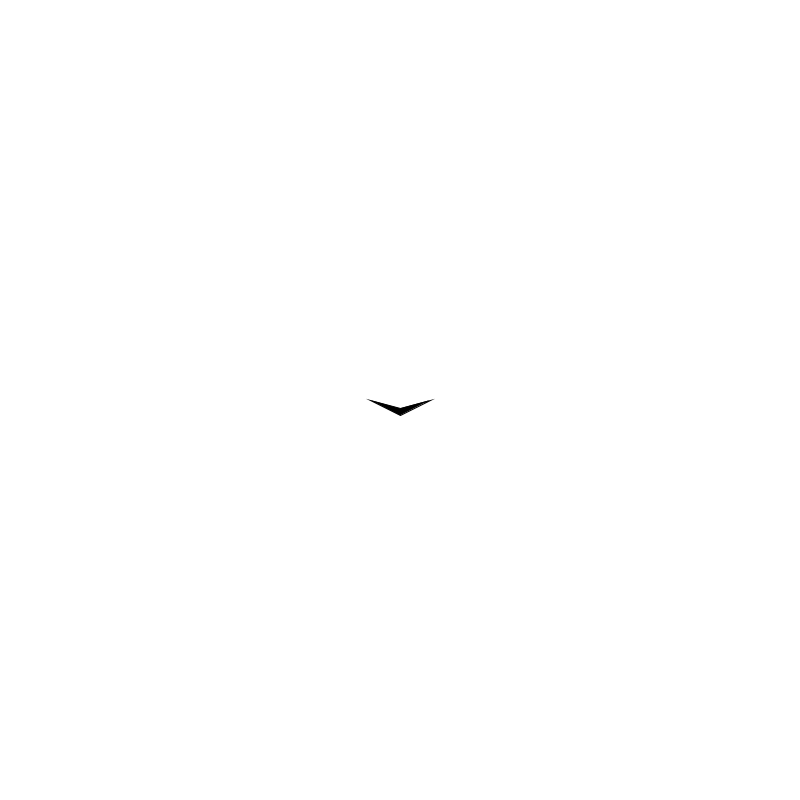
Frame 1 (no input)
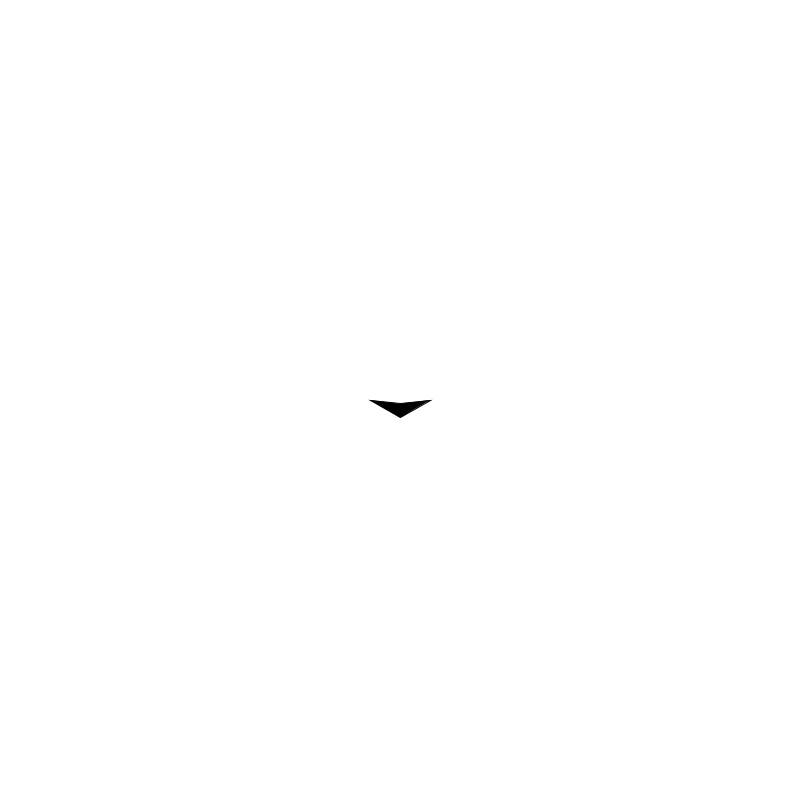
Frame 60 (the mouse pressed at the canvas centre just before this capture)
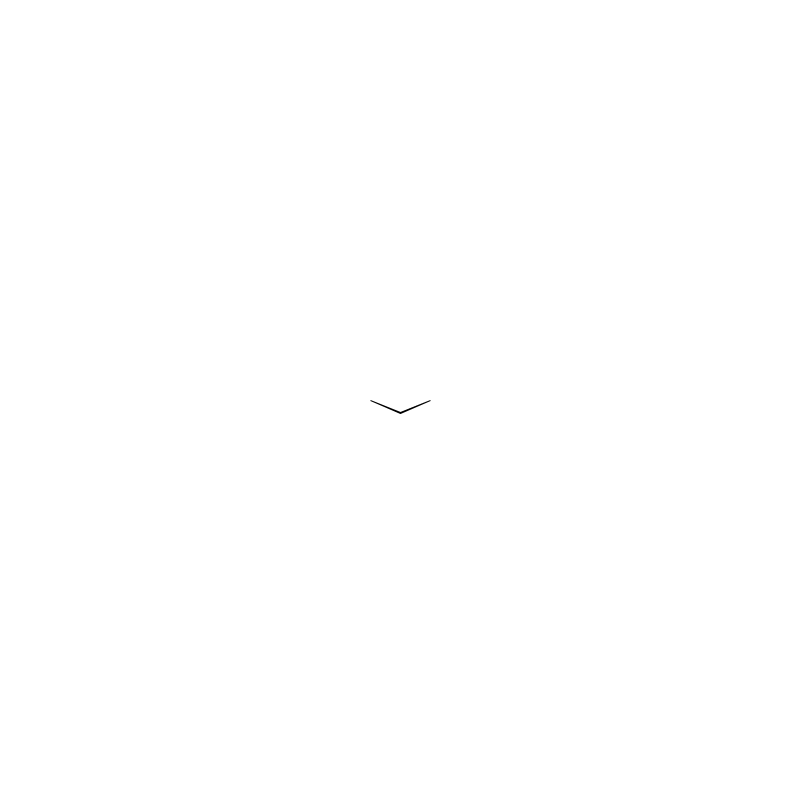
Frame 120 (the mouse held since frame 60 and released just before this capture)

The Processing sketch that drew these frames (run headless with seeded random() and noise(); from frame 60 on, the mouse is pressed at the canvas centre):

// Processing sketch: quickexample
// ── quickexample.pde
void setup() {
  
  size(800, 800);
  pixelDensity(2);
  background(255);
  stroke(0);
  fill(0);
  
}


void draw() {
  background(255);
  pushMatrix();
  translate(width/2, height/2);
  float top = 5.0 * sin((PI / 2)* sin(frameCount / 30.0))+0.4;
  beginShape();
  vertex(-30, 0);
  vertex(0, 15 + top/2.0);
  vertex(30, 0);
  vertex(0, 9 - top);
  endShape(CLOSE); 
  popMatrix();
}
